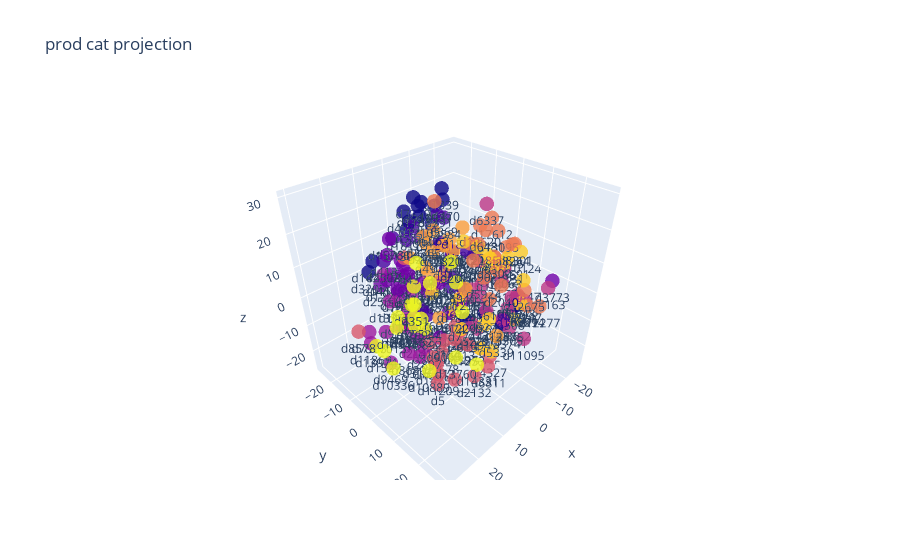

Notebook code for this chart:
### Code cell
fig = go.Figure(data=plot, layout=layout)
plt.iplot(fig)

### Figure 1 — Plotly figure (JSON) as saved in the notebook; plotly's stock layout.template omitted (floating-point values rounded to 4 significant figures; data arrays with more than 128 entries replaced by an {"elided": "..."} marker saying what was removed)
{"data": [{"hovertext": {"elided": "200 str values"}, "marker": {"color": {"elided": "200 int values"}, "opacity": 0.8, "size": 5}, "mode": "markers+text", "text": {"elided": "200 str values"}, "textposition": "bottom center", "type": "scatter3d", "x": {"elided": "200 float values"}, "y": {"elided": "200 float values"}, "z": {"elided": "200 float values"}}], "layout": {"title": {"text": "prod cat projection"}}}
